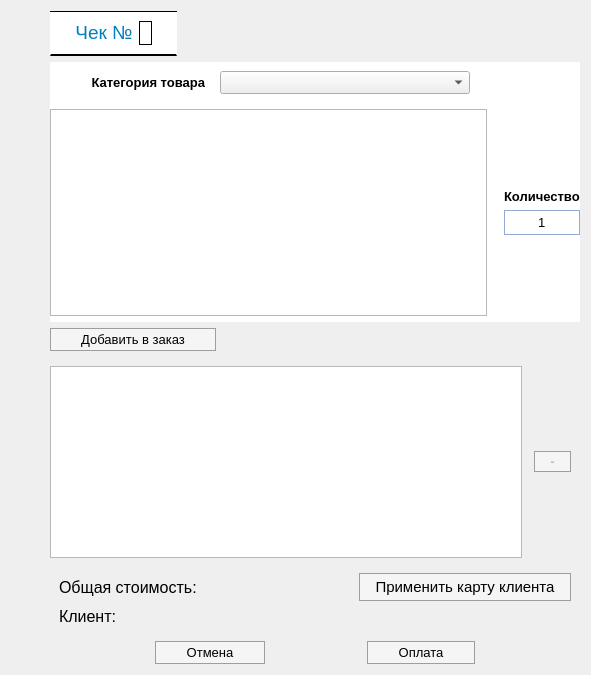
          <widget class="QWidget" name="saleWidget" native="true">
           <property name="sizePolicy">
            <sizepolicy hsizetype="Expanding" vsizetype="Preferred">
             <horstretch>0</horstretch>
             <verstretch>0</verstretch>
            </sizepolicy>
           </property>
           <property name="minimumSize">
            <size>
             <width>0</width>
             <height>0</height>
            </size>
           </property>
           <property name="styleSheet">
            <string notr="true"/>
           </property>
           <layout class="QVBoxLayout" name="verticalLayout">
            <property name="spacing">
             <number>6</number>
            </property>
            <property name="leftMargin">
             <number>50</number>
            </property>
            <item>
             <widget class="QGroupBox" name="receiptNumberGroup">
              <property name="sizePolicy">
               <sizepolicy hsizetype="Maximum" vsizetype="Maximum">
                <horstretch>0</horstretch>
                <verstretch>0</verstretch>
               </sizepolicy>
              </property>
              <property name="styleSheet">
               <string notr="true">QGroupBox {
	background: white;
	border-top: 1px solid black;
	border-bottom: 2px solid black;
	padding-right: 15px;
	padding-left: 15px;
}</string>
              </property>
              <property name="title">
               <string/>
              </property>
              <property name="alignment">
               <set>Qt::AlignCenter</set>
              </property>
              <layout class="QHBoxLayout" name="horizontalLayout_4">
               <property name="topMargin">
                <number>9</number>
               </property>
               <item>
                <widget class="QLabel" name="label_9">
                 <property name="sizePolicy">
                  <sizepolicy hsizetype="Maximum" vsizetype="Maximum">
                   <horstretch>0</horstretch>
                   <verstretch>0</verstretch>
                  </sizepolicy>
                 </property>
                 <property name="font">
                  <font>
                   <pointsize>14</pointsize>
                   <weight>50</weight>
                   <bold>false</bold>
                  </font>
                 </property>
                 <property name="toolTip">
                  <string>&lt;html&gt;&lt;head/&gt;&lt;body&gt;&lt;p&gt;&lt;span style=&quot; font-size:10pt;&quot;&gt;Заказ на поставку товара&lt;/span&gt;&lt;/p&gt;&lt;/body&gt;&lt;/html&gt;</string>
                 </property>
                 <property name="text">
                  <string>&lt;html&gt;&lt;head/&gt;&lt;body&gt;&lt;p&gt;&lt;span style=&quot; color:#007fbf;&quot;&gt;Чек №&lt;/span&gt;&lt;/p&gt;&lt;/body&gt;&lt;/html&gt;</string>
                 </property>
                 <property name="alignment">
                  <set>Qt::AlignCenter</set>
                 </property>
                </widget>
               </item>
               <item>
                <widget class="QLabel" name="receiptNumber">
                 <property name="font">
                  <font>
                   <pointsize>14</pointsize>
                  </font>
                 </property>
                 <property name="styleSheet">
                  <string notr="true">QLabel {
	border: 1px solid black;
}</string>
                 </property>
                 <property name="text">
                  <string/>
                 </property>
                 <property name="alignment">
                  <set>Qt::AlignLeading|Qt::AlignLeft|Qt::AlignVCenter</set>
                 </property>
                </widget>
               </item>
              </layout>
             </widget>
            </item>
            <item>
             <widget class="QGroupBox" name="clothingGroup">
              <property name="sizePolicy">
               <sizepolicy hsizetype="Expanding" vsizetype="Expanding">
                <horstretch>0</horstretch>
                <verstretch>0</verstretch>
               </sizepolicy>
              </property>
              <property name="minimumSize">
               <size>
                <width>0</width>
                <height>260</height>
               </size>
              </property>
              <property name="maximumSize">
               <size>
                <width>16777215</width>
                <height>16777215</height>
               </size>
              </property>
              <property name="font">
               <font>
                <family>Niagara Engraved</family>
               </font>
              </property>
              <property name="styleSheet">
               <string notr="true">QGroupBox {
	border: 0px;
	background: white;
}</string>
              </property>
              <property name="title">
               <string/>
              </property>
              <layout class="QGridLayout" name="gridLayout_4">
               <property name="leftMargin">
                <number>0</number>
               </property>
               <property name="topMargin">
                <number>0</number>
               </property>
               <property name="rightMargin">
                <number>0</number>
               </property>
               <property name="bottomMargin">
                <number>6</number>
               </property>
               <item row="1" column="0" rowspan="7">
                <widget class="QTableView" name="stockTable">
                 <property name="sizePolicy">
                  <sizepolicy hsizetype="Minimum" vsizetype="Expanding">
                   <horstretch>0</horstretch>
                   <verstretch>0</verstretch>
                  </sizepolicy>
                 </property>
                 <property name="minimumSize">
                  <size>
                   <width>0</width>
                   <height>0</height>
                  </size>
                 </property>
                 <property name="font">
                  <font>
                   <pointsize>10</pointsize>
                  </font>
                 </property>
                 <property name="toolTip">
                  <string>&lt;html&gt;&lt;head/&gt;&lt;body&gt;&lt;p&gt;Таблица-каталог&lt;/p&gt;&lt;/body&gt;&lt;/html&gt;</string>
                 </property>
                 <property name="verticalScrollBarPolicy">
                  <enum>Qt::ScrollBarAsNeeded</enum>
                 </property>
                 <property name="horizontalScrollBarPolicy">
                  <enum>Qt::ScrollBarAsNeeded</enum>
                 </property>
                 <property name="editTriggers">
                  <set>QAbstractItemView::NoEditTriggers</set>
                 </property>
                 <property name="selectionMode">
                  <enum>QAbstractItemView::SingleSelection</enum>
                 </property>
                 <property name="selectionBehavior">
                  <enum>QAbstractItemView::SelectRows</enum>
                 </property>
                 <property name="verticalScrollMode">
                  <enum>QAbstractItemView::ScrollPerPixel</enum>
                 </property>
                 <property name="horizontalScrollMode">
                  <enum>QAbstractItemView::ScrollPerPixel</enum>
                 </property>
                 <property name="showGrid">
                  <bool>true</bool>
                 </property>
                 <property name="gridStyle">
                  <enum>Qt::SolidLine</enum>
                 </property>
                 <property name="sortingEnabled">
                  <bool>false</bool>
                 </property>
                 <property name="cornerButtonEnabled">
                  <bool>true</bool>
                 </property>
                 <attribute name="horizontalHeaderCascadingSectionResizes">
                  <bool>true</bool>
                 </attribute>
                 <attribute name="horizontalHeaderMinimumSectionSize">
                  <number>50</number>
                 </attribute>
                 <attribute name="horizontalHeaderDefaultSectionSize">
                  <number>150</number>
                 </attribute>
                 <attribute name="horizontalHeaderHighlightSections">
                  <bool>true</bool>
                 </attribute>
                 <attribute name="horizontalHeaderShowSortIndicator" stdset="0">
                  <bool>false</bool>
                 </attribute>
                 <attribute name="horizontalHeaderStretchLastSection">
                  <bool>true</bool>
                 </attribute>
                 <attribute name="verticalHeaderVisible">
                  <bool>false</bool>
                 </attribute>
                 <attribute name="verticalHeaderCascadingSectionResizes">
                  <bool>false</bool>
                 </attribute>
                 <attribute name="verticalHeaderMinimumSectionSize">
                  <number>37</number>
                 </attribute>
                 <attribute name="verticalHeaderDefaultSectionSize">
                  <number>37</number>
                 </attribute>
                 <attribute name="verticalHeaderHighlightSections">
                  <bool>false</bool>
                 </attribute>
                 <attribute name="verticalHeaderShowSortIndicator" stdset="0">
                  <bool>false</bool>
                 </attribute>
                 <attribute name="verticalHeaderStretchLastSection">
                  <bool>false</bool>
                 </attribute>
                </widget>
               </item>
               <item row="1" column="1" rowspan="7">
                <widget class="QGroupBox" name="addRemoveGroup">
                 <property name="sizePolicy">
                  <sizepolicy hsizetype="Maximum" vsizetype="Maximum">
                   <horstretch>0</horstretch>
                   <verstretch>0</verstretch>
                  </sizepolicy>
                 </property>
                 <property name="minimumSize">
                  <size>
                   <width>0</width>
                   <height>0</height>
                  </size>
                 </property>
                 <property name="styleSheet">
                  <string notr="true"/>
                 </property>
                 <property name="title">
                  <string/>
                 </property>
                 <property name="alignment">
                  <set>Qt::AlignLeading|Qt::AlignLeft|Qt::AlignVCenter</set>
                 </property>
                 <layout class="QVBoxLayout" name="verticalLayout_3">
                  <property name="leftMargin">
                   <number>11</number>
                  </property>
                  <property name="rightMargin">
                   <number>0</number>
                  </property>
                  <item>
                   <widget class="QLabel" name="label_6">
                    <property name="sizePolicy">
                     <sizepolicy hsizetype="Preferred" vsizetype="Maximum">
                      <horstretch>0</horstretch>
                      <verstretch>0</verstretch>
                     </sizepolicy>
                    </property>
                    <property name="font">
                     <font>
                      <pointsize>10</pointsize>
                      <weight>75</weight>
                      <bold>true</bold>
                     </font>
                    </property>
                    <property name="text">
                     <string>Количество</string>
                    </property>
                   </widget>
                  </item>
                  <item>
                   <widget class="QLineEdit" name="quantity">
                    <property name="sizePolicy">
                     <sizepolicy hsizetype="Ignored" vsizetype="Fixed">
                      <horstretch>0</horstretch>
                      <verstretch>0</verstretch>
                     </sizepolicy>
                    </property>
                    <property name="minimumSize">
                     <size>
                      <width>0</width>
                      <height>0</height>
                     </size>
                    </property>
                    <property name="maximumSize">
                     <size>
                      <width>16777215</width>
                      <height>16777215</height>
                     </size>
                    </property>
                    <property name="font">
                     <font>
                      <pointsize>10</pointsize>
                     </font>
                    </property>
                    <property name="toolTip">
                     <string>&lt;html&gt;&lt;head/&gt;&lt;body&gt;&lt;p&gt;Количество товаров&lt;/p&gt;&lt;/body&gt;&lt;/html&gt;</string>
                    </property>
                    <property name="styleSheet">
                     <string notr="true">QLineEdit {
	background: white;
	border: 1px solid #92abd0;
	padding-top: 3px;
	padding-bottom: 3px;
}

QLineEdit:focus{
	background:#e9f3fb;
}</string>
                    </property>
                    <property name="text">
                     <string>1</string>
                    </property>
                    <property name="alignment">
                     <set>Qt::AlignCenter</set>
                    </property>
                   </widget>
                  </item>
                 </layout>
                </widget>
               </item>
               <item row="0" column="0">
                <widget class="QGroupBox" name="stockGoodCategoryGroup">
                 <property name="sizePolicy">
                  <sizepolicy hsizetype="Expanding" vsizetype="Maximum">
                   <horstretch>0</horstretch>
                   <verstretch>0</verstretch>
                  </sizepolicy>
                 </property>
                 <property name="styleSheet">
                  <string notr="true">QGroupBox {
	border: 0px;
	background: white;
}

QLineEdit {
	background: #dae8fc;
	border: 1px solid #92abd0;
}

QLineEdit#conclusionDate {
	margin-bottom: 12px;
}

QLabel#conclusionDateLabel {
	padding-right: 5px;
	margin-bottom: 12px;
}

QLabel#expirationDateLabel {
	padding-right: 5px;
}</string>
                 </property>
                 <property name="title">
                  <string/>
                 </property>
                 <layout class="QGridLayout" name="gridLayout_3" rowstretch="0,0">
                  <property name="leftMargin">
                   <number>0</number>
                  </property>
                  <property name="rightMargin">
                   <number>10</number>
                  </property>
                  <property name="spacing">
                   <number>10</number>
                  </property>
                  <item row="1" column="2">
                   <widget class="QComboBox" name="stockGoodCategory">
                    <property name="minimumSize">
                     <size>
                      <width>250</width>
                      <height>0</height>
                     </size>
                    </property>
                    <property name="maximumSize">
                     <size>
                      <width>250</width>
                      <height>16777215</height>
                     </size>
                    </property>
                    <property name="font">
                     <font>
                      <pointsize>10</pointsize>
                     </font>
                    </property>
                    <property name="toolTip">
                     <string>&lt;html&gt;&lt;head/&gt;&lt;body&gt;&lt;p&gt;Товары, отображаемые в таблице-каталоге&lt;/p&gt;&lt;/body&gt;&lt;/html&gt;</string>
                    </property>
                   </widget>
                  </item>
                  <item row="1" column="0">
                   <widget class="QLabel" name="label_5">
                    <property name="sizePolicy">
                     <sizepolicy hsizetype="Maximum" vsizetype="Preferred">
                      <horstretch>0</horstretch>
                      <verstretch>0</verstretch>
                     </sizepolicy>
                    </property>
                    <property name="minimumSize">
                     <size>
                      <width>150</width>
                      <height>0</height>
                     </size>
                    </property>
                    <property name="maximumSize">
                     <size>
                      <width>150</width>
                      <height>16777215</height>
                     </size>
                    </property>
                    <property name="font">
                     <font>
                      <pointsize>10</pointsize>
                      <weight>75</weight>
                      <bold>true</bold>
                     </font>
                    </property>
                    <property name="layoutDirection">
                     <enum>Qt::RightToLeft</enum>
                    </property>
                    <property name="text">
                     <string>Категория товара</string>
                    </property>
                    <property name="alignment">
                     <set>Qt::AlignRight|Qt::AlignTrailing|Qt::AlignVCenter</set>
                    </property>
                   </widget>
                  </item>
                 </layout>
                </widget>
               </item>
              </layout>
             </widget>
            </item>
            <item>
             <widget class="QPushButton" name="addToOrder">
              <property name="sizePolicy">
               <sizepolicy hsizetype="Maximum" vsizetype="Fixed">
                <horstretch>0</horstretch>
                <verstretch>0</verstretch>
               </sizepolicy>
              </property>
              <property name="font">
               <font>
                <pointsize>10</pointsize>
               </font>
              </property>
              <property name="toolTip">
               <string>&lt;html&gt;&lt;head/&gt;&lt;body&gt;&lt;p&gt;Для добавления в корзину выберите товар и укажите его количество&lt;/p&gt;&lt;/body&gt;&lt;/html&gt;</string>
              </property>
              <property name="styleSheet">
               <string notr="true">QPushButton {
	padding-left: 30px;
	padding-right: 30px;
	padding-top: 3px;
	padding-bottom: 3px;
	background-color: #f5f5f5;
	border-style: solid;
	border-width: 1px;
	border-color: #9e9e9e;
}

QPushButton:hover {
     background-color: #78DBE2;
}
 QPushButton:pressed {
     background-color: #3F888F;
}</string>
              </property>
              <property name="text">
               <string>Добавить в заказ</string>
              </property>
             </widget>
            </item>
            <item>
             <widget class="QGroupBox" name="orderGroup">
              <property name="sizePolicy">
               <sizepolicy hsizetype="Preferred" vsizetype="Expanding">
                <horstretch>0</horstretch>
                <verstretch>0</verstretch>
               </sizepolicy>
              </property>
              <property name="minimumSize">
               <size>
                <width>0</width>
                <height>200</height>
               </size>
              </property>
              <property name="maximumSize">
               <size>
                <width>16777215</width>
                <height>300</height>
               </size>
              </property>
              <property name="styleSheet">
               <string notr="true">QGroupBox {
	border: 0px;
}</string>
              </property>
              <property name="title">
               <string/>
              </property>
              <layout class="QHBoxLayout" name="horizontalLayout_3">
               <property name="spacing">
                <number>12</number>
               </property>
               <property name="leftMargin">
                <number>0</number>
               </property>
               <item>
                <widget class="QTableView" name="goodsInOrder">
                 <property name="sizePolicy">
                  <sizepolicy hsizetype="Expanding" vsizetype="Expanding">
                   <horstretch>0</horstretch>
                   <verstretch>0</verstretch>
                  </sizepolicy>
                 </property>
                 <property name="minimumSize">
                  <size>
                   <width>0</width>
                   <height>185</height>
                  </size>
                 </property>
                 <property name="maximumSize">
                  <size>
                   <width>16777215</width>
                   <height>16777215</height>
                  </size>
                 </property>
                 <property name="editTriggers">
                  <set>QAbstractItemView::NoEditTriggers</set>
                 </property>
                 <property name="selectionMode">
                  <enum>QAbstractItemView::SingleSelection</enum>
                 </property>
                 <property name="selectionBehavior">
                  <enum>QAbstractItemView::SelectRows</enum>
                 </property>
                 <property name="verticalScrollMode">
                  <enum>QAbstractItemView::ScrollPerPixel</enum>
                 </property>
                 <property name="horizontalScrollMode">
                  <enum>QAbstractItemView::ScrollPerPixel</enum>
                 </property>
                 <attribute name="horizontalHeaderVisible">
                  <bool>false</bool>
                 </attribute>
                 <attribute name="horizontalHeaderCascadingSectionResizes">
                  <bool>true</bool>
                 </attribute>
                 <attribute name="horizontalHeaderMinimumSectionSize">
                  <number>100</number>
                 </attribute>
                 <attribute name="horizontalHeaderDefaultSectionSize">
                  <number>150</number>
                 </attribute>
                 <attribute name="horizontalHeaderStretchLastSection">
                  <bool>true</bool>
                 </attribute>
                 <attribute name="verticalHeaderVisible">
                  <bool>false</bool>
                 </attribute>
                 <attribute name="verticalHeaderMinimumSectionSize">
                  <number>30</number>
                 </attribute>
                 <attribute name="verticalHeaderDefaultSectionSize">
                  <number>37</number>
                 </attribute>
                 <attribute name="verticalHeaderHighlightSections">
                  <bool>false</bool>
                 </attribute>
                </widget>
               </item>
               <item>
                <widget class="QPushButton" name="removeFromOrder">
                 <property name="enabled">
                  <bool>false</bool>
                 </property>
                 <property name="sizePolicy">
                  <sizepolicy hsizetype="Maximum" vsizetype="Fixed">
                   <horstretch>0</horstretch>
                   <verstretch>0</verstretch>
                  </sizepolicy>
                 </property>
                 <property name="font">
                  <font>
                   <pointsize>10</pointsize>
                   <weight>75</weight>
                   <bold>true</bold>
                  </font>
                 </property>
                 <property name="styleSheet">
                  <string notr="true">QPushButton {
	padding-left: 15px;
	padding-right: 15px;
	padding-top: 2px;
	padding-bottom: 2px;
	background-color: #f5f5f5;
	border-style: solid;
	border-width: 1px;
	border-color: #9e9e9e;
	margin-top: 11px;
	margin-bottom: 11px;
}

 QPushButton:hover {
     background-color: #78DBE2;
 }
 QPushButton:pressed {
     background-color: #3F888F;
 }</string>
                 </property>
                 <property name="text">
                  <string>-</string>
                 </property>
                </widget>
               </item>
              </layout>
             </widget>
            </item>
            <item>
             <widget class="QGroupBox" name="costCardGroup">
              <property name="sizePolicy">
               <sizepolicy hsizetype="Preferred" vsizetype="Fixed">
                <horstretch>0</horstretch>
                <verstretch>0</verstretch>
               </sizepolicy>
              </property>
              <property name="minimumSize">
               <size>
                <width>0</width>
                <height>0</height>
               </size>
              </property>
              <property name="maximumSize">
               <size>
                <width>16777215</width>
                <height>150</height>
               </size>
              </property>
              <property name="font">
               <font>
                <pointsize>10</pointsize>
               </font>
              </property>
              <property name="styleSheet">
               <string notr="true">QGroupBox {
	border: 0px;
}

QPushButton {
	padding-left: 15px;
	padding-right: 15px;
	padding-top: 4px;
	padding-bottom: 4px;
	background-color: #f5f5f5;
	border-style: solid;
	border-width: 1px;
	border-color: #9e9e9e;
}

 QPushButton:hover {
     background-color: #78DBE2;
 }
 QPushButton:pressed {
     background-color: #3F888F;
 }</string>
              </property>
              <property name="title">
               <string/>
              </property>
              <layout class="QGridLayout" name="gridLayout_2">
               <property name="topMargin">
                <number>0</number>
               </property>
               <property name="bottomMargin">
                <number>0</number>
               </property>
               <item row="0" column="0" colspan="2">
                <widget class="QLabel" name="totalCostLabel">
                 <property name="sizePolicy">
                  <sizepolicy hsizetype="Maximum" vsizetype="Preferred">
                   <horstretch>0</horstretch>
                   <verstretch>0</verstretch>
                  </sizepolicy>
                 </property>
                 <property name="font">
                  <font>
                   <pointsize>12</pointsize>
                  </font>
                 </property>
                 <property name="styleSheet">
                  <string notr="true"/>
                 </property>
                 <property name="text">
                  <string>Общая стоимость:</string>
                 </property>
                </widget>
               </item>
               <item row="0" column="2">
                <widget class="QLabel" name="totalCost">
                 <property name="sizePolicy">
                  <sizepolicy hsizetype="Expanding" vsizetype="Preferred">
                   <horstretch>0</horstretch>
                   <verstretch>0</verstretch>
                  </sizepolicy>
                 </property>
                 <property name="minimumSize">
                  <size>
                   <width>150</width>
                   <height>0</height>
                  </size>
                 </property>
                 <property name="sizeIncrement">
                  <size>
                   <width>0</width>
                   <height>0</height>
                  </size>
                 </property>
                 <property name="font">
                  <font>
                   <pointsize>12</pointsize>
                  </font>
                 </property>
                 <property name="text">
                  <string/>
                 </property>
                </widget>
               </item>
               <item row="0" column="3">
                <widget class="QPushButton" name="useClientCard">
                 <property name="sizePolicy">
                  <sizepolicy hsizetype="Maximum" vsizetype="Fixed">
                   <horstretch>0</horstretch>
                   <verstretch>0</verstretch>
                  </sizepolicy>
                 </property>
                 <property name="font">
                  <font>
                   <pointsize>11</pointsize>
                  </font>
                 </property>
                 <property name="text">
                  <string>Применить карту клиента</string>
                 </property>
                </widget>
               </item>
               <item row="1" column="0">
                <widget class="QLabel" name="label_2">
                 <property name="sizePolicy">
                  <sizepolicy hsizetype="Maximum" vsizetype="Preferred">
                   <horstretch>0</horstretch>
                   <verstretch>0</verstretch>
                  </sizepolicy>
                 </property>
                 <property name="font">
                  <font>
                   <pointsize>12</pointsize>
                  </font>
                 </property>
                 <property name="text">
                  <string>Клиент:</string>
                 </property>
                </widget>
               </item>
               <item row="1" column="1" colspan="3">
                <widget class="QLabel" name="clientCardFullName">
                 <property name="sizePolicy">
                  <sizepolicy hsizetype="Expanding" vsizetype="Maximum">
                   <horstretch>0</horstretch>
                   <verstretch>0</verstretch>
                  </sizepolicy>
                 </property>
                 <property name="font">
                  <font>
                   <pointsize>12</pointsize>
                  </font>
                 </property>
                 <property name="text">
                  <string/>
                 </property>
                </widget>
               </item>
              </layout>
             </widget>
            </item>
            <item>
             <widget class="QGroupBox" name="groupBox">
              <property name="sizePolicy">
               <sizepolicy hsizetype="Preferred" vsizetype="Preferred">
                <horstretch>0</horstretch>
                <verstretch>0</verstretch>
               </sizepolicy>
              </property>
              <property name="styleSheet">
               <string notr="true">QGroupBox {
	border: 0px;
}

QPushButton {
	padding-left: 30px;
	padding-right: 30px;
	padding-top: 3px;
	padding-bottom: 3px;
	background-color: #f5f5f5;
	border-style: solid;
	border-width: 1px;
	border-color: #9e9e9e;
}

 QPushButton:hover {
     background-color: #78DBE2;
 }
 QPushButton:pressed {
     background-color: #3F888F;
 }</string>
              </property>
              <property name="title">
               <string/>
              </property>
              <layout class="QHBoxLayout" name="horizontalLayout_5">
               <property name="topMargin">
                <number>9</number>
               </property>
               <property name="bottomMargin">
                <number>0</number>
               </property>
               <item>
                <widget class="QPushButton" name="cancel">
                 <property name="sizePolicy">
                  <sizepolicy hsizetype="Maximum" vsizetype="Fixed">
                   <horstretch>0</horstretch>
                   <verstretch>0</verstretch>
                  </sizepolicy>
                 </property>
                 <property name="font">
                  <font>
                   <pointsize>10</pointsize>
                  </font>
                 </property>
                 <property name="toolTip">
                  <string>&lt;html&gt;&lt;head/&gt;&lt;body&gt;&lt;p&gt;Очистка корзины&lt;/p&gt;&lt;/body&gt;&lt;/html&gt;</string>
                 </property>
                 <property name="text">
                  <string>Отмена</string>
                 </property>
                </widget>
               </item>
               <item>
                <widget class="QPushButton" name="payment">
                 <property name="sizePolicy">
                  <sizepolicy hsizetype="Maximum" vsizetype="Fixed">
                   <horstretch>0</horstretch>
                   <verstretch>0</verstretch>
                  </sizepolicy>
                 </property>
                 <property name="font">
                  <font>
                   <pointsize>10</pointsize>
                  </font>
                 </property>
                 <property name="toolTip">
                  <string>&lt;html&gt;&lt;head/&gt;&lt;body&gt;&lt;p&gt;Печать чека&lt;/p&gt;&lt;/body&gt;&lt;/html&gt;</string>
                 </property>
                 <property name="text">
                  <string>Оплата</string>
                 </property>
                </widget>
               </item>
              </layout>
             </widget>
            </item>
           </layout>
          </widget>
